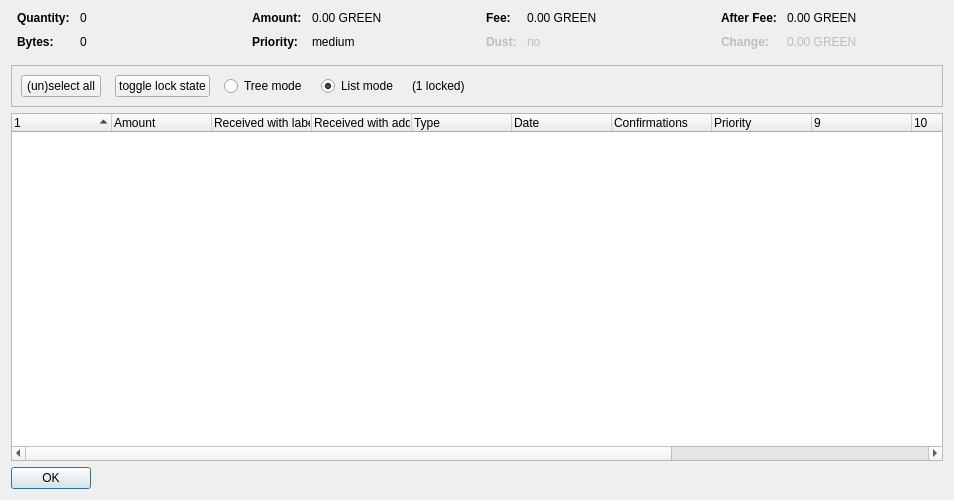
<?xml version="1.0" encoding="UTF-8"?>
<ui version="4.0">
 <class>CoinControlDialog</class>
 <widget class="QDialog" name="CoinControlDialog">
  <property name="geometry">
   <rect>
    <x>0</x>
    <y>0</y>
    <width>954</width>
    <height>500</height>
   </rect>
  </property>
  <property name="windowTitle">
   <string>Coin Selection</string>
  </property>
  <layout class="QVBoxLayout" name="verticalLayout">
   <item>
    <layout class="QHBoxLayout" name="horizontalLayoutTop" stretch="0,0,0,0">
     <property name="topMargin">
      <number>0</number>
     </property>
     <property name="bottomMargin">
      <number>10</number>
     </property>
     <item>
      <layout class="QFormLayout" name="formLayoutCoinControl1">
       <property name="horizontalSpacing">
        <number>10</number>
       </property>
       <property name="verticalSpacing">
        <number>10</number>
       </property>
       <property name="leftMargin">
        <number>6</number>
       </property>
       <property name="rightMargin">
        <number>6</number>
       </property>
       <item row="0" column="0">
        <widget class="QLabel" name="labelCoinControlQuantityText">
         <property name="font">
          <font>
           <weight>75</weight>
           <bold>true</bold>
          </font>
         </property>
         <property name="text">
          <string>Quantity:</string>
         </property>
        </widget>
       </item>
       <item row="0" column="1">
        <widget class="QLabel" name="labelCoinControlQuantity">
         <property name="cursor">
          <cursorShape>IBeamCursor</cursorShape>
         </property>
         <property name="contextMenuPolicy">
          <enum>Qt::ActionsContextMenu</enum>
         </property>
         <property name="text">
          <string notr="true">0</string>
         </property>
         <property name="textInteractionFlags">
          <set>Qt::LinksAccessibleByMouse|Qt::TextSelectableByKeyboard|Qt::TextSelectableByMouse</set>
         </property>
        </widget>
       </item>
       <item row="1" column="0">
        <widget class="QLabel" name="labelCoinControlBytesText">
         <property name="font">
          <font>
           <weight>75</weight>
           <bold>true</bold>
          </font>
         </property>
         <property name="text">
          <string>Bytes:</string>
         </property>
        </widget>
       </item>
       <item row="1" column="1">
        <widget class="QLabel" name="labelCoinControlBytes">
         <property name="cursor">
          <cursorShape>IBeamCursor</cursorShape>
         </property>
         <property name="contextMenuPolicy">
          <enum>Qt::ActionsContextMenu</enum>
         </property>
         <property name="text">
          <string notr="true">0</string>
         </property>
         <property name="textInteractionFlags">
          <set>Qt::LinksAccessibleByMouse|Qt::TextSelectableByKeyboard|Qt::TextSelectableByMouse</set>
         </property>
        </widget>
       </item>
      </layout>
     </item>
     <item>
      <layout class="QFormLayout" name="formLayoutCoinControl2">
       <property name="horizontalSpacing">
        <number>10</number>
       </property>
       <property name="verticalSpacing">
        <number>10</number>
       </property>
       <property name="leftMargin">
        <number>6</number>
       </property>
       <property name="rightMargin">
        <number>6</number>
       </property>
       <item row="0" column="0">
        <widget class="QLabel" name="labelCoinControlAmountText">
         <property name="font">
          <font>
           <weight>75</weight>
           <bold>true</bold>
          </font>
         </property>
         <property name="text">
          <string>Amount:</string>
         </property>
        </widget>
       </item>
       <item row="0" column="1">
        <widget class="QLabel" name="labelCoinControlAmount">
         <property name="cursor">
          <cursorShape>IBeamCursor</cursorShape>
         </property>
         <property name="contextMenuPolicy">
          <enum>Qt::ActionsContextMenu</enum>
         </property>
         <property name="text">
          <string notr="true">0.00 GREEN</string>
         </property>
         <property name="textInteractionFlags">
          <set>Qt::LinksAccessibleByMouse|Qt::TextSelectableByKeyboard|Qt::TextSelectableByMouse</set>
         </property>
        </widget>
       </item>
       <item row="1" column="0">
        <widget class="QLabel" name="labelCoinControlPriorityText">
         <property name="font">
          <font>
           <weight>75</weight>
           <bold>true</bold>
          </font>
         </property>
         <property name="text">
          <string>Priority:</string>
         </property>
        </widget>
       </item>
       <item row="1" column="1">
        <widget class="QLabel" name="labelCoinControlPriority">
         <property name="cursor">
          <cursorShape>IBeamCursor</cursorShape>
         </property>
         <property name="contextMenuPolicy">
          <enum>Qt::ActionsContextMenu</enum>
         </property>
         <property name="text">
          <string>medium</string>
         </property>
         <property name="textInteractionFlags">
          <set>Qt::LinksAccessibleByMouse|Qt::TextSelectableByKeyboard|Qt::TextSelectableByMouse</set>
         </property>
        </widget>
       </item>
      </layout>
     </item>
     <item>
      <layout class="QFormLayout" name="formLayoutCoinControl3">
       <property name="horizontalSpacing">
        <number>10</number>
       </property>
       <property name="verticalSpacing">
        <number>10</number>
       </property>
       <property name="leftMargin">
        <number>6</number>
       </property>
       <property name="rightMargin">
        <number>6</number>
       </property>
       <item row="0" column="0">
        <widget class="QLabel" name="labelCoinControlFeeText">
         <property name="font">
          <font>
           <weight>75</weight>
           <bold>true</bold>
          </font>
         </property>
         <property name="text">
          <string>Fee:</string>
         </property>
        </widget>
       </item>
       <item row="0" column="1">
        <widget class="QLabel" name="labelCoinControlFee">
         <property name="cursor">
          <cursorShape>IBeamCursor</cursorShape>
         </property>
         <property name="contextMenuPolicy">
          <enum>Qt::ActionsContextMenu</enum>
         </property>
         <property name="text">
          <string notr="true">0.00 GREEN</string>
         </property>
         <property name="textInteractionFlags">
          <set>Qt::LinksAccessibleByMouse|Qt::TextSelectableByKeyboard|Qt::TextSelectableByMouse</set>
         </property>
        </widget>
       </item>
       <item row="1" column="0">
        <widget class="QLabel" name="labelCoinControlLowOutputText">
         <property name="enabled">
          <bool>false</bool>
         </property>
         <property name="font">
          <font>
           <weight>75</weight>
           <bold>true</bold>
          </font>
         </property>
         <property name="text">
          <string>Dust:</string>
         </property>
        </widget>
       </item>
       <item row="1" column="1">
        <widget class="QLabel" name="labelCoinControlLowOutput">
         <property name="enabled">
          <bool>false</bool>
         </property>
         <property name="cursor">
          <cursorShape>IBeamCursor</cursorShape>
         </property>
         <property name="contextMenuPolicy">
          <enum>Qt::ActionsContextMenu</enum>
         </property>
         <property name="text">
          <string>no</string>
         </property>
         <property name="textInteractionFlags">
          <set>Qt::LinksAccessibleByMouse|Qt::TextSelectableByKeyboard|Qt::TextSelectableByMouse</set>
         </property>
        </widget>
       </item>
      </layout>
     </item>
     <item>
      <layout class="QFormLayout" name="formLayoutCoinControl4">
       <property name="horizontalSpacing">
        <number>10</number>
       </property>
       <property name="verticalSpacing">
        <number>10</number>
       </property>
       <property name="leftMargin">
        <number>6</number>
       </property>
       <property name="rightMargin">
        <number>6</number>
       </property>
       <item row="0" column="0">
        <widget class="QLabel" name="labelCoinControlAfterFeeText">
         <property name="font">
          <font>
           <weight>75</weight>
           <bold>true</bold>
          </font>
         </property>
         <property name="text">
          <string>After Fee:</string>
         </property>
        </widget>
       </item>
       <item row="0" column="1">
        <widget class="QLabel" name="labelCoinControlAfterFee">
         <property name="cursor">
          <cursorShape>IBeamCursor</cursorShape>
         </property>
         <property name="contextMenuPolicy">
          <enum>Qt::ActionsContextMenu</enum>
         </property>
         <property name="text">
          <string notr="true">0.00 GREEN</string>
         </property>
         <property name="textInteractionFlags">
          <set>Qt::LinksAccessibleByMouse|Qt::TextSelectableByKeyboard|Qt::TextSelectableByMouse</set>
         </property>
        </widget>
       </item>
       <item row="1" column="0">
        <widget class="QLabel" name="labelCoinControlChangeText">
         <property name="enabled">
          <bool>false</bool>
         </property>
         <property name="font">
          <font>
           <weight>75</weight>
           <bold>true</bold>
          </font>
         </property>
         <property name="text">
          <string>Change:</string>
         </property>
        </widget>
       </item>
       <item row="1" column="1">
        <widget class="QLabel" name="labelCoinControlChange">
         <property name="enabled">
          <bool>false</bool>
         </property>
         <property name="cursor">
          <cursorShape>IBeamCursor</cursorShape>
         </property>
         <property name="contextMenuPolicy">
          <enum>Qt::ActionsContextMenu</enum>
         </property>
         <property name="text">
          <string notr="true">0.00 GREEN</string>
         </property>
         <property name="textInteractionFlags">
          <set>Qt::LinksAccessibleByMouse|Qt::TextSelectableByKeyboard|Qt::TextSelectableByMouse</set>
         </property>
        </widget>
       </item>
      </layout>
     </item>
    </layout>
   </item>
   <item>
    <widget class="QFrame" name="frame">
     <property name="minimumSize">
      <size>
       <width>0</width>
       <height>40</height>
      </size>
     </property>
     <property name="frameShape">
      <enum>QFrame::StyledPanel</enum>
     </property>
     <property name="frameShadow">
      <enum>QFrame::Sunken</enum>
     </property>
     <layout class="QHBoxLayout" name="horizontalLayout">
      <item>
       <layout class="QHBoxLayout" name="horizontalLayoutPanel" stretch="0,0,0,0,0,0">
        <property name="spacing">
         <number>14</number>
        </property>
        <item>
         <widget class="QPushButton" name="pushButtonSelectAll">
          <property name="sizePolicy">
           <sizepolicy hsizetype="Maximum" vsizetype="Fixed">
            <horstretch>0</horstretch>
            <verstretch>0</verstretch>
           </sizepolicy>
          </property>
          <property name="text">
           <string>(un)select all</string>
          </property>
          <property name="autoDefault">
           <bool>false</bool>
          </property>
         </widget>
        </item>
        <item>
         <widget class="QPushButton" name="pushButtonToggleLock">
          <property name="sizePolicy">
           <sizepolicy hsizetype="Maximum" vsizetype="Fixed">
            <horstretch>0</horstretch>
            <verstretch>0</verstretch>
           </sizepolicy>
          </property>
          <property name="text">
           <string>toggle lock state</string>
          </property>
          <property name="autoDefault">
           <bool>false</bool>
          </property>
         </widget>
        </item>
        <item>
         <widget class="QRadioButton" name="radioTreeMode">
          <property name="sizePolicy">
           <sizepolicy hsizetype="Maximum" vsizetype="Fixed">
            <horstretch>0</horstretch>
            <verstretch>0</verstretch>
           </sizepolicy>
          </property>
          <property name="text">
           <string>Tree mode</string>
          </property>
         </widget>
        </item>
        <item>
         <widget class="QRadioButton" name="radioListMode">
          <property name="sizePolicy">
           <sizepolicy hsizetype="Maximum" vsizetype="Fixed">
            <horstretch>0</horstretch>
            <verstretch>0</verstretch>
           </sizepolicy>
          </property>
          <property name="text">
           <string>List mode</string>
          </property>
          <property name="checked">
           <bool>true</bool>
          </property>
         </widget>
        </item>
        <item>
         <widget class="QLabel" name="labelLocked">
          <property name="text">
           <string>(1 locked)</string>
          </property>
         </widget>
        </item>
        <item>
         <spacer name="horizontalSpacer">
          <property name="orientation">
           <enum>Qt::Horizontal</enum>
          </property>
          <property name="sizeHint" stdset="0">
           <size>
            <width>40</width>
            <height>20</height>
           </size>
          </property>
         </spacer>
        </item>
       </layout>
      </item>
     </layout>
    </widget>
   </item>
   <item>
    <widget class="CoinControlTreeWidget" name="treeWidget">
     <property name="contextMenuPolicy">
      <enum>Qt::CustomContextMenu</enum>
     </property>
     <property name="sortingEnabled">
      <bool>false</bool>
     </property>
     <property name="columnCount">
      <number>13</number>
     </property>
     <attribute name="headerShowSortIndicator" stdset="0">
      <bool>true</bool>
     </attribute>
     <attribute name="headerStretchLastSection">
      <bool>false</bool>
     </attribute>
     <column>
      <property name="text">
       <string/>
      </property>
     </column>
     <column>
      <property name="text">
       <string>Amount</string>
      </property>
     </column>
     <column>
      <property name="text">
       <string>Received with label</string>
      </property>
     </column>
     <column>
      <property name="text">
       <string>Received with address</string>
      </property>
     </column>
     <column>
      <property name="text">
	<string>Type</string>
      </property>
     </column>
     <column>
      <property name="text">	 
       <string>Date</string>
      </property>
     </column>
     <column>
      <property name="text">
       <string>Confirmations</string>
      </property>
      <property name="toolTip">
       <string>Confirmed</string>
      </property>
     </column>
     <column>
      <property name="text">
       <string>Priority</string>
      </property>
     </column>
     <column>
      <property name="text">
       <string/>
      </property>
     </column>
     <column>
      <property name="text">
       <string/>
      </property>
     </column>
     <column>
      <property name="text">
       <string/>
      </property>
     </column>
     <column>
      <property name="text">
       <string/>
      </property>
     </column>
     <column>
      <property name="text">
       <string/>
      </property>
     </column>
    </widget>
   </item>
   <item>
    <widget class="QDialogButtonBox" name="buttonBox">
     <property name="sizePolicy">
      <sizepolicy hsizetype="Maximum" vsizetype="Fixed">
       <horstretch>0</horstretch>
       <verstretch>0</verstretch>
      </sizepolicy>
     </property>
     <property name="orientation">
      <enum>Qt::Horizontal</enum>
     </property>
     <property name="standardButtons">
      <set>QDialogButtonBox::Ok</set>
     </property>
    </widget>
   </item>
  </layout>
 </widget>
 <customwidgets>
  <customwidget>
   <class>CoinControlTreeWidget</class>
   <extends>QTreeWidget</extends>
   <header>coincontroltreewidget.h</header>
  </customwidget>
 </customwidgets>
 <resources/>
 <connections/>
</ui>
